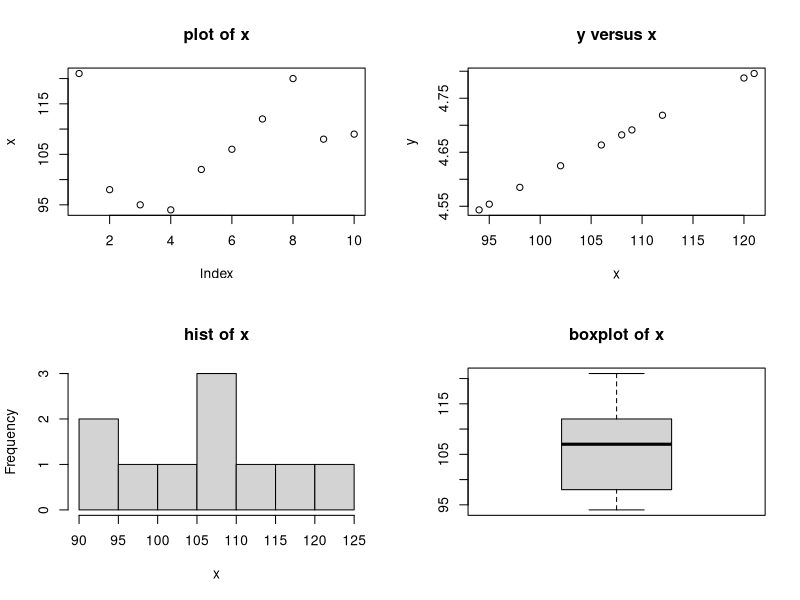
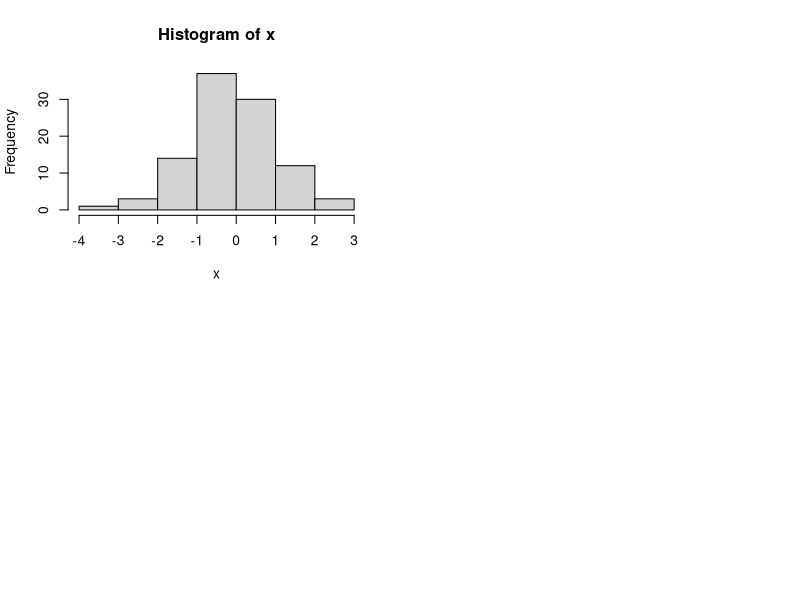
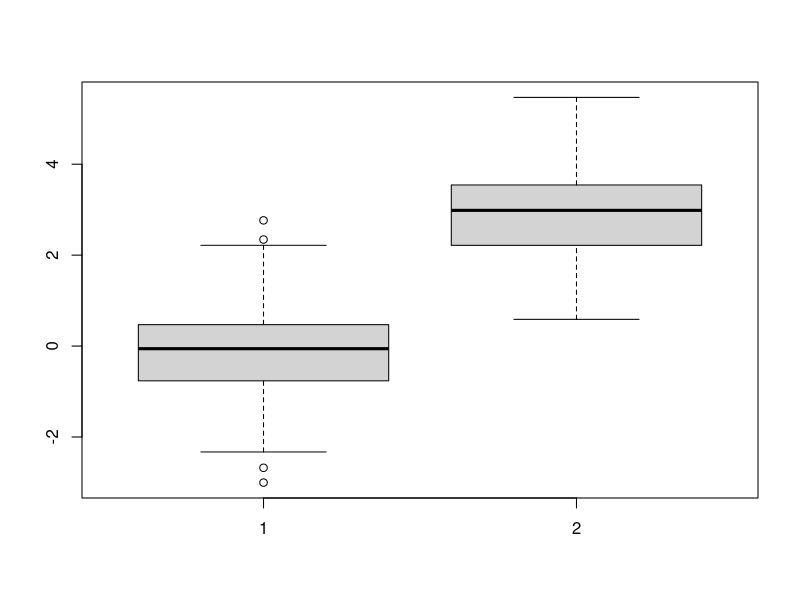
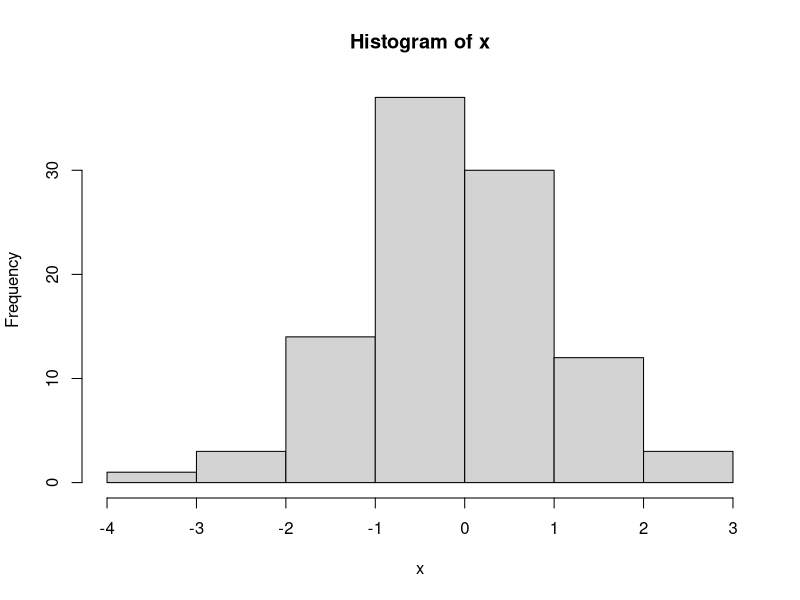
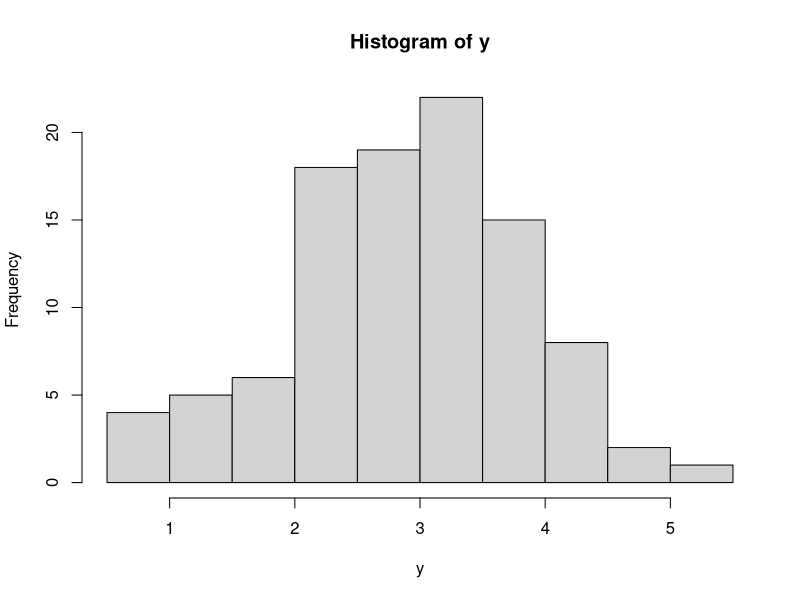
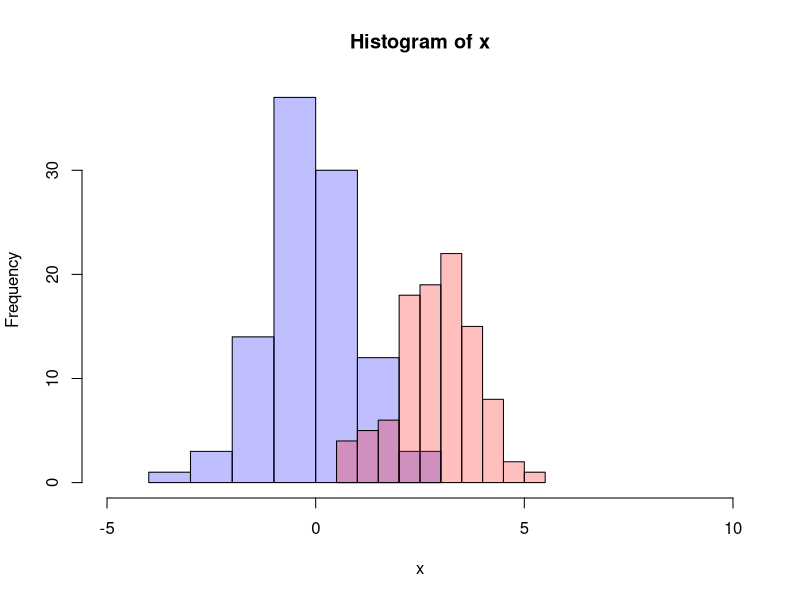

Write the R code that produced these figures, in order.
##
#### vector and matrix
##
# define a vector
x = c(121, 98, 95, 94, 102, 106, 112, 120, 108, 109)
#character vector
w = c("F","M","M","F","F","M","M","F","M","M")
w
# print the data
x
#define y to be the log transformation of x
y=log(x)
#construct a 10 by 2 matrix, with columns x and y
mat = cbind(x, y) # cbind: combine by columns
mat
#add another row to the data set
new = c(100, log(100))
mat2 = rbind(mat, new)
mat2
#check the dimension of a matrix
dim(mat)
dim(mat2)
ncol(mat2) # the number of columns of a matrix
nrow(mat2) # the number of rows of a matrix
mat[1,2] # value in the second row and the third column of mat
mat[1:3,] # the first three rows of mat
mat[,2] # the second column of mat
mat[-1,] # exclude the first row
mat[,-1] # exclude the first column
####access the documentation of a certain function
?cbind
help(cbind)
##
#### Arithmetics and simple functions
##
x + y
z = x - y
z
x*y
sum(x) # summation of all the elements in x
# summation of the 2nd, 3rd and the 5th elements of x
sum(x[c(2,3,5)])
# product of all the elements in x
prod(x)
# product of all the elements in x except the first two
prod(x[-c(1,2)])

#logic operation
sum(x) > 10
1*(x[1]>10) #returns 1 if true and 0 if false
sum(w=="F") #number of "F" in the vector w

##
#### graphical analysis
##
par(mfrow=c(2,2)) # will result in 4 plots, 2 rows & 2 columns
plot(x, main="plot of x") # scatter plot of x
plot(y~x, main="y versus x") # plot y versus x
hist(x, main="hist of x") # show the histogram of x
boxplot(x, main="boxplot of x") # plot the boxplot of x
# some summary statistics
# calculate the sample mean (average)
mean(x)
# calculate the sample standard deviation
sd(x)
# calculate the correlation of y and x
cor(y,x)
# compute the median of x
median(x)
# compute the 90th percentile of x
quantile(x, 0.9)
# compute the 0th, 25th, 50th, 75th, 100th percentiles of x
quantile(x)
## 5 number summary
summary(x)

###################################
#### Importing and Exporting Data
###################################

# you can change the directory to where the data is saved
## Save the csv dataset in the same location where you save the R code

setwd("C:/Users/Jyotishka/OneDrive/Documents/latex files/Course Notes/STAT4033/R")
# This is the location of the data-set on my laptop, yours should be different!!

cigarettes = read.csv("cigarettes.csv")
##Structure of the data
str(cigarettes)
#check the dimension of the matrix
dim(cigarettes)
#print the first five rows
cigarettes[1:5,]
#check the correlation of Tar and Nicotine
cor(cigarettes[,2], cigarettes[,3])
#add another column log(Q1)
logTar = log(cigarettes[,2])
cigarettes = cbind(cigarettes, logTar)
#take a look at the first 5 rows
cigarettes[1:5,]
#export the new modified cigarettes data
write.table(cigarettes, "modified_cigarettes.csv",
            sep=",", col.names=TRUE, row.names=FALSE)
##
#### Random number generation
##
# generate 100 data points from N(mu=0, sigma=2)
?rnorm
x = rnorm(100, 0, 1)
mean(x)
max(x)
quantile(x, 0.9)
mean(x) > 1
hist(x)
## Sign test
?binom.test
num_pos = sum(x>0)
num_tot = length(x)
binom.test(num_pos,num_tot)

## Sign test with paired sample
## Generate another data with a larger mean
y = rnorm(100,3,1)
mean(y)
median(y)

## Visual inspection
par(mfrow=c(1,1))
boxplot(x,y)

p1 <- hist(x)                     # centered at 0
p2 <- hist(y)                     # centered at 3
plot( p1, col=rgb(0,0,1,1/4), xlim=c(-5,10))  # first histogram
plot( p2, col=rgb(1,0,0,1/4), xlim=c(-5,10), add=T)  # second

### Paired sample sign test
num_pos_diff = sum(y>=x)
num_tot_diff = length(x)
binom.test(num_pos_diff,num_tot_diff,p = 0.5,alternative = "two.sided",conf.level = 0.95)


